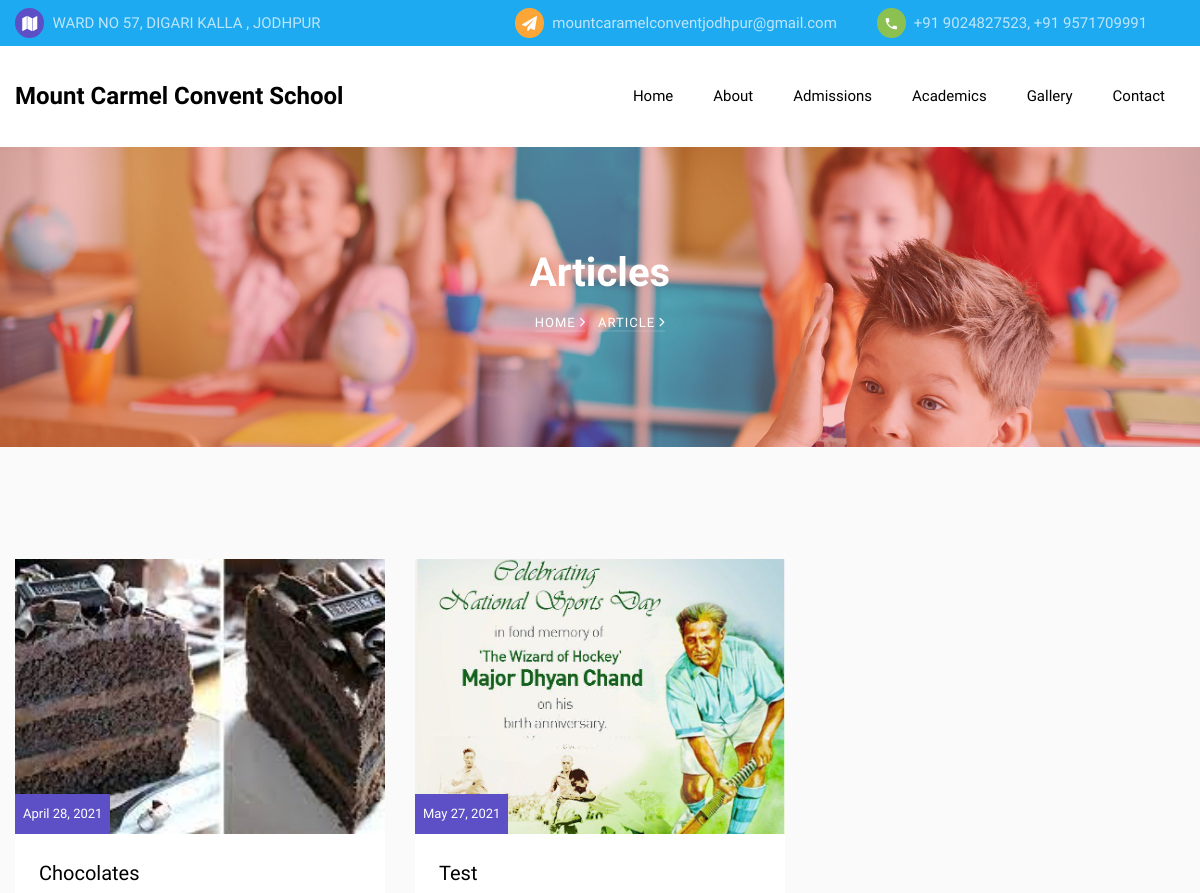
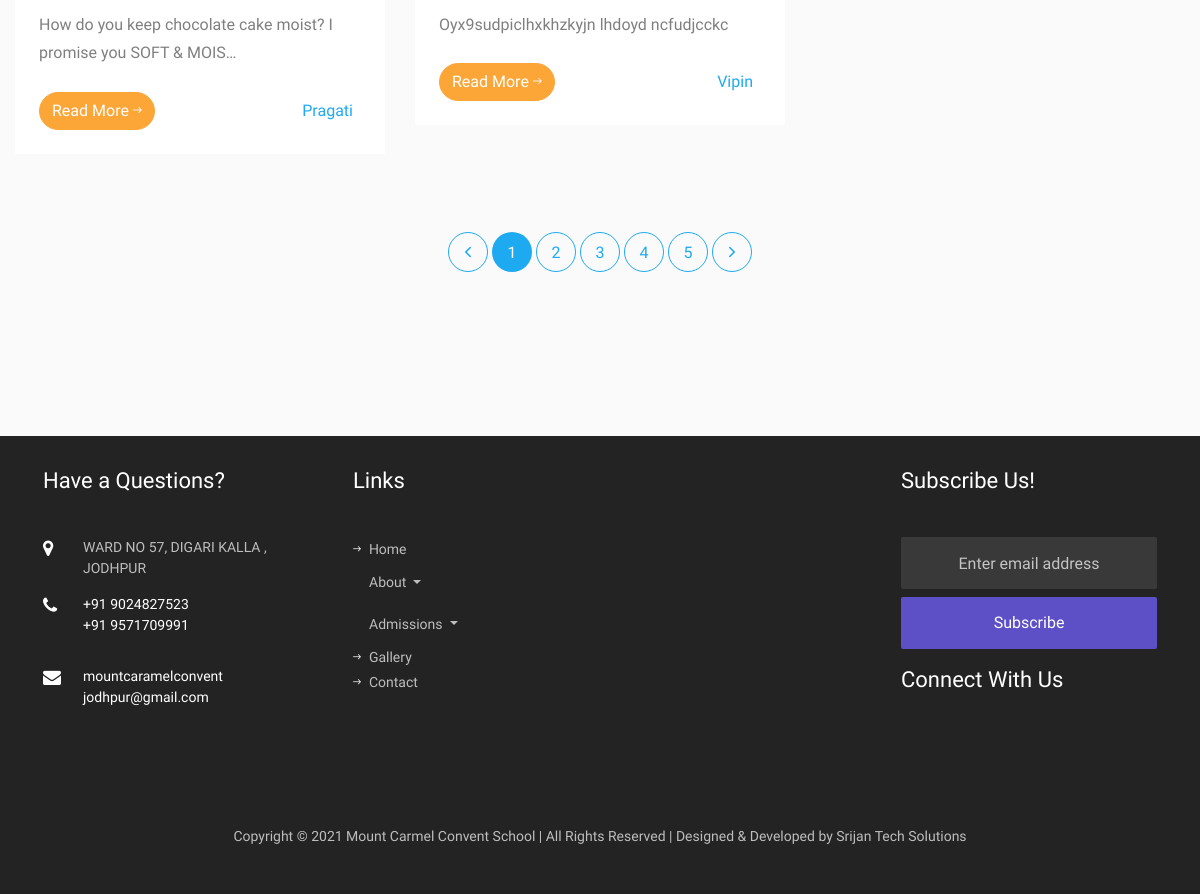
The page /articles on the database its author committed (2 pictures, top to bottom).
### home/models.py (models this page shows, shortened)
class article (models.Model):
    title = models.CharField(max_length=40)
    description = models.TextField(blank=True)
    author = models.CharField(max_length=40)
    author_post = models.CharField(max_length=40)
    dated_on = models.DateField(default=datetime.date.today)
    image = models.FileField(upload_to='article/' , blank=True, null=True)

### home/views.py (the view)
# urls.py: path("articles", views.article_page, name='article-all'),
def article_page(request):
    items = article.objects.all()
    return render(request, 'home/articles.html', {'items': items} )

### home/templates/home/articles.html (shortened to what this page needs)
{% extends 'index.html' %}
{% block body %}
    <nav class="navbar navbar-expand-lg navbar-dark bg-dark ftco_navbar ftco-navbar-light" id="ftco-navbar">
	    <div class="container d-flex align-items-center">
	    	<a class="navbar-brand" href="{% url 'home:index' %}"> Mount Carmel Convent School </a>
	      <div class="collapse navbar-collapse" id="ftco-nav">
	        <ul class="navbar-nav ml-auto">
	        	<li class="nav-item"><a href="{% url 'home:index' %}" class="nav-link pl-0">Home</a></li>
	        	<li class="nav-item"><a href="{% url 'home:about' %}" class="nav-link">About</a></li>
	        	<li class="nav-item"><a href="#" class="nav-link"> Admissions </a></li>
	        	<li class="nav-item"><a href="#" class="nav-link"> Academics </a></li>
	        	<li class="nav-item"><a href="{% url 'home:gallery' %}" class="nav-link"> Gallery </a></li>
	          <li class="nav-item"><a href="{% url 'home:contact' %}" class="nav-link">Contact</a></li>
	        </ul>
	      </div>
	    </div>
	  </nav>
    <section class="hero-wrap hero-wrap-2" style="background-image: url('/static/images/bg_2.jpg');">
      <div class="overlay"></div>
      <div class="container">
        <div class="row no-gutters slider-text align-items-center justify-content-center">
          <div class="col-md-9 ftco-animate text-center">
            <h1 class="mb-2 bread"> Articles </h1>
            <p class="breadcrumbs"><span class="mr-2"><a href="{% url 'home:index' %}">Home
            <i class="ion-ios-arrow-forward"></i></a></span> <span> Article <i class="ion-ios-arrow-forward"></i></span></p>
          </div>
        </div>
      </div>
    </section>
		<section class="ftco-section bg-light">
			<div class="container">
				<div class="row">
{% for item in items %}
          <div class="col-md-6 col-lg-4 ftco-animate">
            <div class="blog-entry">
              <a href="{% url 'home:article' item.pk %}" class="block-20 d-flex align-items-end" style="background-image: url({{ item.image.url }});">
								<div class="meta-date text-center p-2">
                  <span class="mos">   {{ item.dated_on }}  </span>
                </div>
              </a>
              <div class="text bg-white p-4">
                <h3 class="heading"><a href="{% url 'home:article' item.pk %}"> {{ item.title }} </a></h3>
                <p> {{ item.description|truncatechars:65 }} </p>
                <div class="d-flex align-items-center mt-4">
	                <p class="mb-0"><a href="{% url 'home:article' item.pk %}" class="btn btn-secondary">Read More
	                <span class="ion-ios-arrow-round-forward"></span></a></p>
	                <p class="ml-auto mb-0">
	                	<a href="#" class="mr-2"> {{ item.author }} </a>
	                </p>
                </div>
              </div>
            </div>
          </div>
{% endfor %}
        </div>
        <div class="row no-gutters my-5">
          <div class="col text-center">
            <div class="block-27">
              <ul>
                <li><a href="#"><i class="ion-ios-arrow-back"></i></a></li>
                <li class="active"><span>1</span></li>
                <li><a href="#">2</a></li>
                <li><a href="#">3</a></li>
                <li><a href="#">4</a></li>
                <li><a href="#">5</a></li>
                <li><a href="#"><i class="ion-ios-arrow-forward"></i></a></li>
              </ul>
            </div>
          </div>
        </div>
			</div>
		</section>
{% endblock %}

### rows shown on the page
article: image (picture), dated_on "April 28, 2021", title "Chocolates", description "How do you keep chocolate cake moist? I promise you SOFT & MOIS…", author "Pragati"
article: image (picture), dated_on "May 27, 2021", title "Test", description "Oyx9sudpiclhxkhzkyjn lhdoyd ncfudjcckc", author "Vipin"
